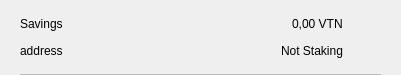
<?xml version="1.0" encoding="UTF-8"?>
<ui version="4.0">
 <class>CSRow</class>
 <widget class="QWidget" name="CSRow">
  <property name="geometry">
   <rect>
    <x>0</x>
    <y>0</y>
    <width>401</width>
    <height>75</height>
   </rect>
  </property>
  <property name="windowTitle">
   <string>Form</string>
  </property>
  <layout class="QVBoxLayout" name="verticalLayout">
   <property name="spacing">
    <number>0</number>
   </property>
   <property name="leftMargin">
    <number>20</number>
   </property>
   <property name="topMargin">
    <number>10</number>
   </property>
   <property name="rightMargin">
    <number>20</number>
   </property>
   <property name="bottomMargin">
    <number>0</number>
   </property>
   <item>
    <widget class="QWidget" name="info" native="true">
     <property name="minimumSize">
      <size>
       <width>0</width>
       <height>0</height>
      </size>
     </property>
     <layout class="QHBoxLayout" name="horizontalLayout_3">
      <property name="leftMargin">
       <number>0</number>
      </property>
      <property name="topMargin">
       <number>0</number>
      </property>
      <property name="rightMargin">
       <number>0</number>
      </property>
      <property name="bottomMargin">
       <number>10</number>
      </property>
      <item>
       <widget class="QWidget" name="container" native="true">
        <property name="minimumSize">
         <size>
          <width>0</width>
          <height>0</height>
         </size>
        </property>
        <layout class="QVBoxLayout" name="verticalLayout_2">
         <property name="spacing">
          <number>0</number>
         </property>
         <property name="leftMargin">
          <number>0</number>
         </property>
         <property name="topMargin">
          <number>0</number>
         </property>
         <property name="rightMargin">
          <number>0</number>
         </property>
         <property name="bottomMargin">
          <number>0</number>
         </property>
         <item>
          <layout class="QHBoxLayout" name="horizontalLayout">
           <item>
            <widget class="QLabel" name="labelName">
             <property name="toolTip">
              <string notr="true"/>
             </property>
             <property name="text">
              <string>Savings</string>
             </property>
            </widget>
           </item>
           <item>
            <spacer name="horizontalSpacer">
             <property name="orientation">
              <enum>Qt::Horizontal</enum>
             </property>
             <property name="sizeHint" stdset="0">
              <size>
               <width>40</width>
               <height>20</height>
              </size>
             </property>
            </spacer>
           </item>
           <item>
            <widget class="QLabel" name="labelAmount">
             <property name="text">
              <string>0,00 VTN</string>
             </property>
            </widget>
           </item>
          </layout>
         </item>
         <item>
          <layout class="QHBoxLayout" name="horizontalLayout_2">
           <item>
            <widget class="QLabel" name="labelAddress">
             <property name="toolTip">
              <string notr="true"/>
             </property>
             <property name="text">
              <string>address</string>
             </property>
            </widget>
           </item>
           <item>
            <spacer name="horizontalSpacer_2">
             <property name="orientation">
              <enum>Qt::Horizontal</enum>
             </property>
             <property name="sizeHint" stdset="0">
              <size>
               <width>40</width>
               <height>20</height>
              </size>
             </property>
            </spacer>
           </item>
           <item>
            <widget class="QLabel" name="labelStaking">
             <property name="text">
              <string>Not Staking</string>
             </property>
            </widget>
           </item>
          </layout>
         </item>
        </layout>
       </widget>
      </item>
      <item alignment="Qt::AlignHCenter|Qt::AlignVCenter">
       <widget class="QPushButton" name="pushButtonMenu">
        <property name="minimumSize">
         <size>
          <width>24</width>
          <height>24</height>
         </size>
        </property>
        <property name="maximumSize">
         <size>
          <width>32</width>
          <height>32</height>
         </size>
        </property>
        <property name="focusPolicy">
         <enum>Qt::NoFocus</enum>
        </property>
        <property name="styleSheet">
         <string notr="true">border:none; background-color:transparent;</string>
        </property>
        <property name="text">
         <string/>
        </property>
        <property name="icon">
         <iconset>
          <normaloff>://ic-menu-hover</normaloff>://ic-menu-hover</iconset>
        </property>
        <property name="iconSize">
         <size>
          <width>24</width>
          <height>24</height>
         </size>
        </property>
       </widget>
      </item>
     </layout>
    </widget>
   </item>
   <item>
    <widget class="QLabel" name="lblDivisory">
     <property name="minimumSize">
      <size>
       <width>0</width>
       <height>1</height>
      </size>
     </property>
     <property name="maximumSize">
      <size>
       <width>16777215</width>
       <height>1</height>
      </size>
     </property>
     <property name="styleSheet">
      <string notr="true">background-color:#bababa;</string>
     </property>
     <property name="text">
      <string/>
     </property>
     <property name="alignment">
      <set>Qt::AlignBottom|Qt::AlignLeading|Qt::AlignLeft</set>
     </property>
    </widget>
   </item>
  </layout>
 </widget>
 <resources/>
 <connections/>
</ui>
